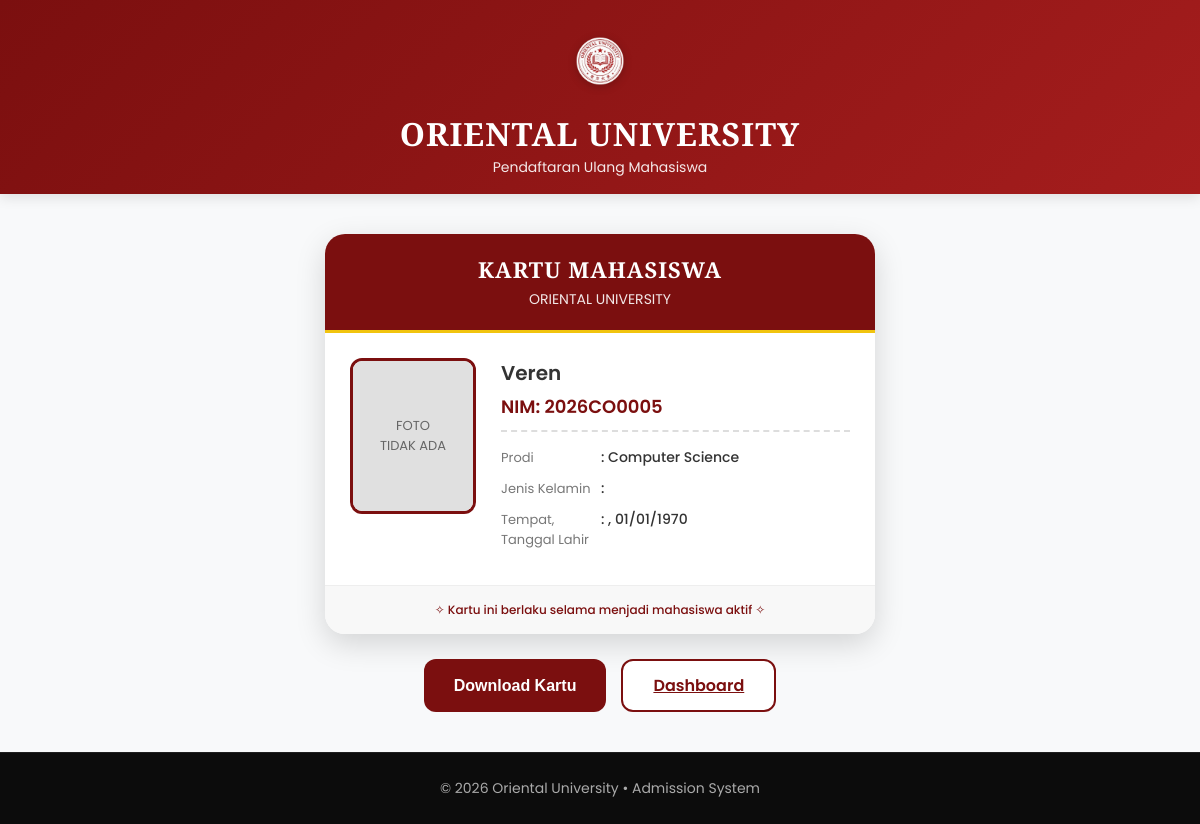
Page /daftar-ulang.php (signed in) on the committed database.
### tables this page shows
CREATE TABLE `daftar_ulang` (
  `id` int NOT NULL AUTO_INCREMENT,
  `user_id` int DEFAULT NULL,
  `nama_lengkap` varchar(150) DEFAULT NULL,
  `nik` varchar(25) DEFAULT NULL,
  `nama_ortu` varchar(100) DEFAULT NULL,
  `no_hp_ortu` varchar(20) DEFAULT NULL,
  `no_hp` varchar(20) DEFAULT NULL,
  `tempat_lahir` varchar(100) DEFAULT NULL,
  `tanggal_lahir` date DEFAULT NULL,
  `jenis_kelamin` enum('Laki-laki','Perempuan') DEFAULT NULL,
  `asal_sekolah` varchar(200) DEFAULT NULL,
  `alamat` text,
  `prodi` varchar(100) DEFAULT NULL,
  `ijazah` varchar(255) DEFAULT NULL,
  `kk` varchar(255) DEFAULT NULL,
  `created_at` timestamp NULL DEFAULT CURRENT_TIMESTAMP,
  `foto` varchar(255) DEFAULT NULL,
  PRIMARY KEY (`id`)
);

CREATE TABLE `users` (
  `id` int NOT NULL AUTO_INCREMENT,
  `nama` varchar(100) NOT NULL,
  `email` varchar(100) NOT NULL,
  `password` varchar(255) NOT NULL,
  `nomor_tes` varchar(50) NOT NULL,
  `status_tes` enum('belum','sudah') DEFAULT 'belum',
  `nilai_tes` int DEFAULT NULL,
  `status_kelulusan` enum('lulus','tidak lulus') DEFAULT NULL,
  `created_at` timestamp NULL DEFAULT CURRENT_TIMESTAMP,
  `nim` varchar(20) DEFAULT NULL,
  PRIMARY KEY (`id`),
  UNIQUE KEY `email` (`email`),
  UNIQUE KEY `nomor_tes` (`nomor_tes`)
);

### daftar-ulang.php (the view, shortened to what this page needs)
<?php
include "config/db.php";
$user_id = $_SESSION['id'];
$qUser = mysqli_query($conn, "SELECT * FROM users WHERE id='$user_id'");
$user  = mysqli_fetch_assoc($qUser);
$qCek = mysqli_query($conn, "SELECT * FROM daftar_ulang WHERE user_id='$user_id'");
$sudah_daftar = mysqli_num_rows($qCek) > 0;
$prodi = '';
$nama_kartu = $user['nama'];
$foto = '';
$nim_display = $user['nim'] ?? '-';
$form_tempat_lahir = '';
$form_tanggal_lahir = '';
$form_jenis_kelamin = '';
if ($sudah_daftar) {
  $d = mysqli_fetch_assoc($qCek);
  $prodi = $d['prodi'];
  $nama_kartu = $d['nama_lengkap'];
  $foto = $d['foto'] ?? '';
  $form_tempat_lahir = $d['tempat_lahir'] ?? '';
  $form_tanggal_lahir = $d['tanggal_lahir'] ?? '';
  $form_jenis_kelamin = $d['jenis_kelamin'] ?? '';
}
?>
<!DOCTYPE html>
<html lang="id">
<head>
</head>
<body>
<div class="header">
  <img src="assets/logo_ou.png" alt="Oriental University">
  <h1>ORIENTAL UNIVERSITY</h1>
  <p>Pendaftaran Ulang Mahasiswa</p>
</div>
<div class="main">
<div class="container">
<?php if($sudah_daftar): ?>
<div class="student-card" id="cardArea">
  <div class="card-header">
    <h3>KARTU MAHASISWA</h3>
    <p>ORIENTAL UNIVERSITY</p>
  </div>
  <div class="card-content">
    <div class="photo-box">
      <?php if(!empty($foto) && file_exists("uploads/foto/".$foto)): ?>
        <img src="uploads/foto/<?= htmlspecialchars($foto) ?>" alt="foto mahasiswa">
      <?php else: ?>
        <div class="no-photo">
          FOTO<br>TIDAK ADA
        </div>
      <?php endif; ?>
    </div>
    <div class="info-details">
      <h2><?= htmlspecialchars($nama_kartu) ?></h2>
      <div class="nim">NIM: <?= htmlspecialchars($nim_display) ?></div>
      <div class="info-row">
        <span class="info-label">Prodi</span>
        <span class="info-value">: <?= htmlspecialchars($prodi) ?></span>
      </div>
      <div class="info-row">
        <span class="info-label">Jenis Kelamin</span>
        <span class="info-value">: <?= htmlspecialchars($form_jenis_kelamin) ?></span>
      </div>
      <div class="info-row">
        <span class="info-label">Tempat, Tanggal Lahir</span>
        <span class="info-value">: <?= htmlspecialchars($form_tempat_lahir) ?>, <?= date('d/m/Y', strtotime($form_tanggal_lahir)) ?></span>
      </div>
    </div>
  </div>
  <div class="card-footer">
    <span>✧ Kartu ini berlaku selama menjadi mahasiswa aktif ✧</span>
  </div>
</div>
<div class="button-group">
  <button onclick="downloadCard()" class="btn">
    Download Kartu
  </button>
  <a href="dashboard.php" class="btn btn-secondary">
    Dashboard
  </a>
</div>
<?php endif; ?>
</div>
</div>
<div class="footer">
  © <?= date('Y') ?> Oriental University • Admission System
</div>
</body>
</html>

### daftar-ulang.php (style rules this page uses)
html,body { height:100%; }
body { margin:0; font-family:'Poppins',sans-serif; background:#f8f9fa; display:flex; flex-direction:column; }
.header { background:#7b0f0f; color:white; padding:16px 20px; text-align:center; background: linear-gradient(135deg, #7b0f0f 0%, #a51d1d 100%); box-shadow: 0 4px 12px rgba(0,0,0,0.1); }
.header img { height:90px; width:auto; object-fit:contain; display:block; margin:0 auto 6px; filter: drop-shadow(0 2px 4px rgba(0,0,0,0.2)); }
.header h1 { margin:4px 0 2px; font-family:'Playfair Display', serif; letter-spacing:1px; font-weight:700; }
.header p { margin:0; font-size:14px; opacity:.9; }
.main { flex:1; }
.container { max-width:860px; margin:40px auto; padding:0 20px; }
.student-card { width: 100%; max-width: 550px; margin: 20px auto; border-radius: 20px; overflow: hidden; box-shadow: 0 10px 30px rgba(0, 0, 0, 0.15); background: white; transition: transform 0.3s ease; }
.card-header { background: #7b0f0f; padding: 20px; text-align: center; border-bottom: 3px solid #f1c40f; }
.card-header h3 { margin: 0; color: white; font-family: 'Playfair Display', serif; font-size: 22px; letter-spacing: 1px; }
.card-header p { margin: 5px 0 0; color: rgba(255,255,255,0.9); font-size: 14px; }
.card-content { padding: 25px; display: flex; gap: 25px; background: white; }
.photo-box { width: 120px; height: 150px; background: #f0f0f0; border-radius: 12px; overflow: hidden; border: 3px solid #7b0f0f; flex-shrink: 0; }
.no-photo { width: 100%; height: 100%; display: flex; align-items: center; justify-content: center; background: #e0e0e0; color: #666; font-size: 13px; text-align: center; }
.info-details { flex: 1; }
.info-details h2 { margin: 0 0 5px 0; font-size: 20px; color: #333; font-weight: 600; }
.nim { color: #7b0f0f; font-weight: 600; font-size: 18px; margin: 0 0 15px 0; padding-bottom: 10px; border-bottom: 2px dashed #ddd; }
.info-row { margin-bottom: 10px; display: flex; align-items: baseline; }
.info-label { font-size: 13px; color: #777; width: 100px; flex-shrink: 0; }
.info-value { font-size: 14px; color: #333; font-weight: 500; }
.card-footer { background: #f8f8f8; padding: 15px 20px; text-align: center; border-top: 1px solid #eee; font-size: 12px; color: #7b0f0f; font-weight: 500; }
.btn { margin-top: 25px; width: 100%; padding: 14px; border: none; border-radius: 12px; background: #7b0f0f; color: white; font-weight: 600; font-size: 16px; cursor: pointer; transition: all 0.3s; }
.btn-secondary { background: white; color: #7b0f0f; border: 2px solid #7b0f0f; margin-top: 10px; }
.button-group { display: flex; gap: 15px; justify-content: center; margin-top: 25px; }
.button-group .btn { width: auto; padding: 12px 30px; margin-top: 0; }
.footer { background:#0c0c0c; text-align:center; padding:25px; font-size:14px; color:#aaa; border-top:1px solid rgba(255,255,255,.08); }

### rows in the picture
daftar_ulang: nama_lengkap "Veren", prodi "Computer Science", tanggal_lahir "01/01/1970"
users: nim "2026CO0005"
